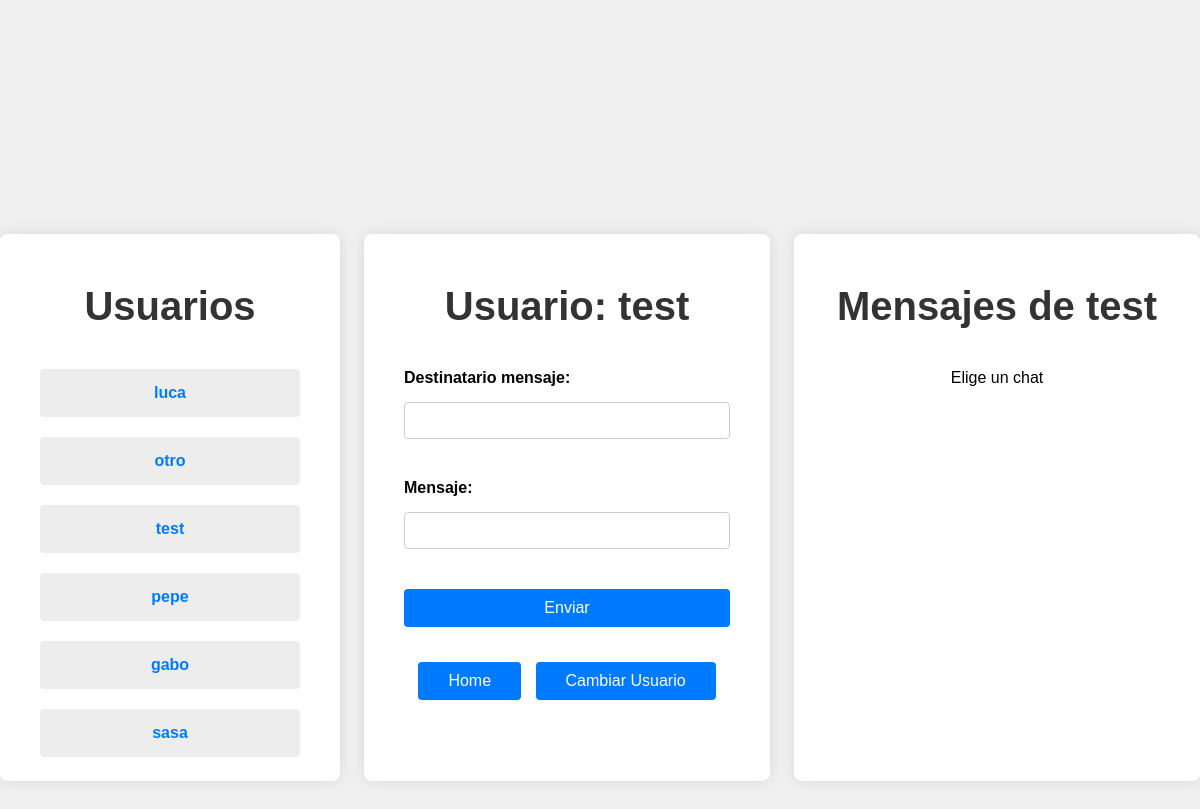
The page /chat (signed in) on the database its author committed.
### tables this page shows
CREATE TABLE users(
    id INTEGER PRIMARY KEY AUTOINCREMENT,
    username string UNIQUE, 
    pwd string NOT NULL,
    salt string NOT NULL,
    rol string NOT NULL,
    correo string NOT NULL,
    public_ip string NULL);

### app.py (the view)
@app.route('/chat', methods=['GET', 'POST'])
def chat():
    if 'user_id' not in session:
        return redirect(url_for('login'))
    messages = None
    users = get_users()
    if request.method == 'POST':
        send_message(message= request.form['message'], recipient= request.form['recipient'], sender= session['user_id'])
    selected_user = request.args.get('user')
    if selected_user:
        messages = messages_descifrados(selected_user, session['user_id'])
    return render_template('chat.html', messages= messages, users = users, username=get_name_by_id(session['user_id'])["username"])

### db_functions/user_functions.py (called while the page is built)
def get_name_by_id(user_id):
    conn = sql.connect('cripto.sqlite')
    conn.row_factory = sql.Row
    cursor = conn.cursor()
    cursor.execute('SELECT username FROM users WHERE id = ?', (user_id,))
    return cursor.fetchone()

def get_users():
    conn = sql.connect('cripto.sqlite')
    conn.row_factory = sql.Row
    cursor = conn.cursor()
    cursor.execute("""SELECT * FROM users""")
    return cursor.fetchall()

### templates/chat.html (shortened to what this page needs)
<!DOCTYPE html>
<html lang="es">
<head>
    <link rel="stylesheet" href="{{ url_for('static', filename='style/chatc.css') }}">
</head>
<body>
    <div class="usuarios">
        <h2>Usuarios</h2>
        <ul class="numerousuarios">
            {% for usr in users %}
            {% if usr["rol"] == "Usuario" %}
            <li>
                <a href="/chat?user={{ usr["id"] }}" style="text-decoration: none;">
                    <strong class= "a">{{usr["username"]}}</strong>
                </a>
            </li>
            {% endif %}
            {% endfor %}
        </ul>
    </div>
    <div class="container">
        <h2>Usuario: {{username}}</h2>
        <form method="post">
            <div class="form-group">
                <label for="recipient">Destinatario mensaje:</label>
                <input type="text" id="recipient" name="recipient" required>
            </div>
            <div class="form-group">
                <label for="message">Mensaje:</label>
                <input type="text" id="message" name="message" required>
            </div>
            <button type="submit">Enviar</button>
        </form>
        <div class="links">
            <a href="/home" class="botonesheader">Home</a>
            <a href="/login" class="botonesheader">Cambiar Usuario</a>
        </div>
    </div>
    <div class="container">
        <h2>Mensajes de {{username}}</h2>
        <ul class="messages">
        {% if messages == "Empty" %}
            <p>Escribe el primer mensaje</p>
        {% else %}
            <p>Elige un chat</p>
        {% endif %}
        </ul>
    </div>
</body>
</html>

### static/style/chatc.css (style rules this page uses)
body { font-family: Arial, sans-serif; background-color: #f0f0f0; margin: 0; padding: 0; display: flex; justify-content: center; align-items: center; height: 100vh; }
.usuarios { background-color: #fff; padding: 20px; border-radius: 8px; box-shadow: 0 0 15px rgba(0, 0, 0, 0.1); width: 100%; max-width: 300px; text-align: center; height: 50vh; overflow: auto; }
.numerousuarios { list-style-type: none; padding: 0; }
.numerousuarios li { text-align: center; font-size: 1rem; background-color: #ededed; margin: 20px; padding: 15px 20px; border-radius: 4px; }
.container { background-color: #fff; padding: 20px 40px; border-radius: 8px; box-shadow: 0 0 15px rgba(0, 0, 0, 0.1); width: 100%; max-width: 600px; height: 50vh; overflow: auto; text-align: center; }
h2 { font-size: 2.5rem; color: #333; margin-bottom: 40px; }
.form-group { margin-bottom: 30px; text-align: left; }
label { display: block; margin-bottom: 15px; font-weight: bold; }
input[type="text"] { width: 100%; padding: 10px; margin-bottom: 10px; border: 1px solid #ccc; border-radius: 4px; box-sizing: border-box; }
button { width: 100%; padding: 10px; background-color: #007BFF; color: white; border: none; border-radius: 4px; cursor: pointer; font-size: 16px; }
h2 { color: #333; margin-top: 30px; }
ul.messages { list-style-type: none; padding: 0; }
.a { color: #007BFF; }
.links { margin-top: 30px; }
a.botonesheader { display: inline-block; margin: 5px; padding: 10px 30px; background-color: #007BFF; color: white; text-decoration: none; border-radius: 4px; }

### rows shown on the page
users: username "luca"
users: username "otro"
users: username "test"
users: username "pepe"
users: username "gabo"
users: username "sasa"
